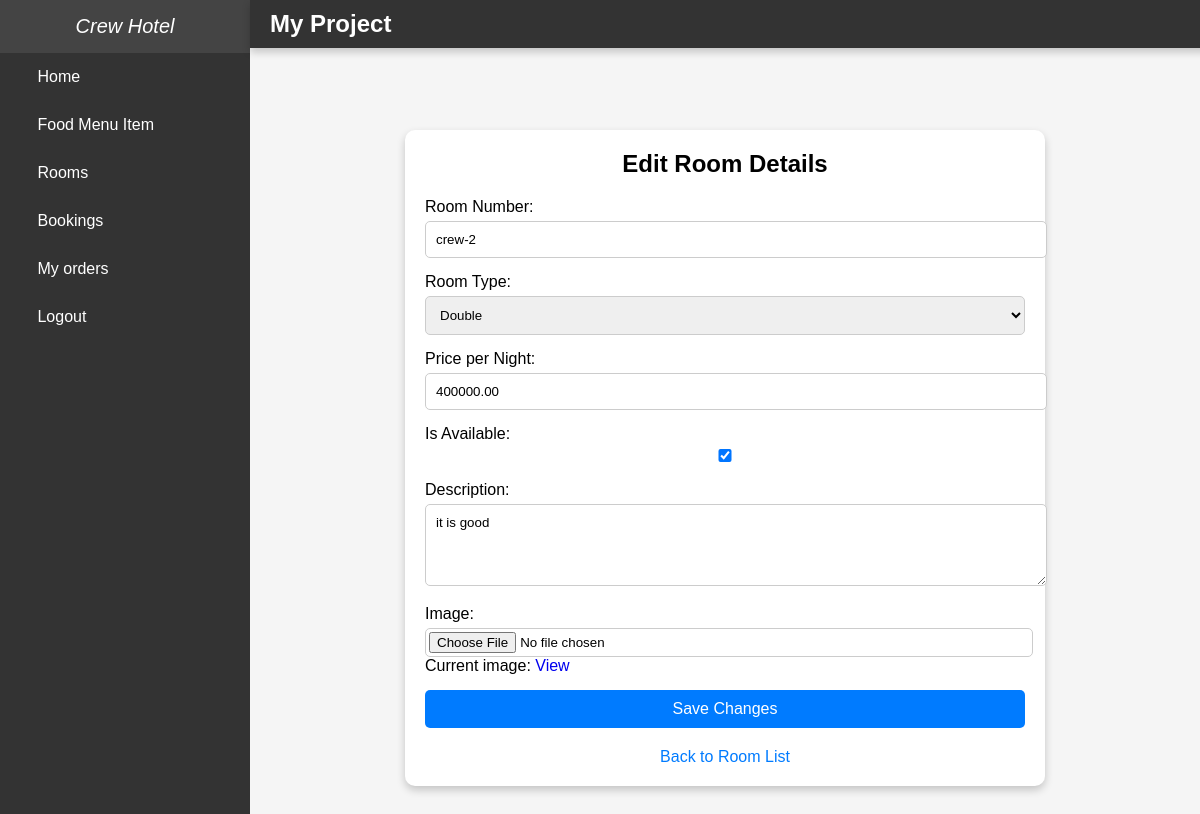
Screenshot of /edit_room/2/ (signed in) with the database file from the repository.
### hotel/models.py (models this page shows, shortened)
class Room(models.Model):
    ROOM_TYPE_CHOICES = [
        ('SINGLE', 'Single'),
        ('DOUBLE', 'Double'),
        ('SUITE', 'Suite'),
        ('FAMILY', 'Family'),
    ]
    hotel = models.ForeignKey(Hotel, related_name='rooms', on_delete=models.CASCADE, null=True)
    room_number = models.CharField(max_length=10, unique=True)
    room_type = models.CharField(max_length=10, choices=ROOM_TYPE_CHOICES)
    price_per_night = models.DecimalField(max_digits=10, decimal_places=2)
    is_available = models.BooleanField(default=True)
    description = models.TextField(blank=True, null=True)
    room_image = models.FileField(upload_to="rooms/", null=True)

### hotel/views.py (the view, shortened to what this page needs)
# urls.py: path('edit_room/<int:room_id>/', views.edit_room, name='edit_room'),  # Added URL pattern for editing room
@login_required
def edit_room(request, room_id):
    room = get_object_or_404(Room, id=room_id)
    return render(request, 'edit_room.html', {'room': room})

### templates/edit_room.html (shortened to what this page needs)
{% extends 'side_bar.html'%}
{% block main_b %}
{% load static %}
<!DOCTYPE html>
<html>
<head>
</head>
<body>
    <div class="container">
        <h2>Edit Room Details</h2>
        <form method="post" enctype="multipart/form-data">
            <div class="form-group">
                <label for="room_number">Room Number:</label>
                <input type="text" id="room_number" name="room_number" value="{{ room.room_number }}" required>
            </div>
            <div class="form-group">
                <label for="room_type">Room Type:</label>
                <select id="room_type" name="room_type" required>
                    <option value="DOUBLE" {% if room.room_type == "DOUBLE" %}selected{% endif %}>Double</option>
                </select>
            </div>
            <div class="form-group">
                <label for="price_per_night">Price per Night:</label>
                <input type="number" step="0.01" id="price_per_night" name="price_per_night" value="{{ room.price_per_night }}" required>
            </div>
            <div class="form-group">
                <label for="is_available">Is Available:</label>
                <input type="checkbox" id="is_available" name="is_available" {% if room.is_available %}checked{% endif %}>
            </div>
            <div class="form-group">
                <label for="description">Description:</label>
                <textarea id="description" name="description" rows="4">{{ room.description }}</textarea>
            </div>
            <div class="form-group">
                <label for="image">Image:</label>
                <input type="file" accept=".jpg, .jpeg, .png, .PNG" id="image" name="image">
                {% if room.room_image %}
                <p>Current image: <a href="{{ room.room_image.url }}" target="_blank">View</a></p>
                {% endif %}
            </div>
            <div class="form-group">
                <button type="submit">Save Changes</button>
            </div>
        </form>
        <a href="{% url 'room_list' %}" class="back-button">Back to Room List</a>
    </div>
</body>
</html>
{% endblock %}

### static/css/home.css (style rules this page uses)
* { margin: 0; padding: 0; font-family: 'Poppins', sans-serif; }

### templates/side_bar.html (style rules this page uses)
body { font-family: Arial, sans-serif; margin: 0; padding: 0; display: flex; min-height: 100vh; overflow-x: hidden; }
a { text-decoration: none; }

### templates/edit_room.html (style rules this page uses)
body { font-family: Arial, sans-serif; margin: 0; padding: 0; background-color: #f5f5f5; }
.container { max-width: 600px; margin: 50px auto; background-color: #fff; padding: 20px; border-radius: 10px; box-shadow: 0 4px 8px rgba(0, 0, 0, 0.2); }
.container h2 { text-align: center; margin-bottom: 20px; }
.form-group { margin-bottom: 15px; }
.form-group label { display: block; margin-bottom: 5px; }
.form-group input, .form-group select, .form-group textarea { width: 100%; padding: 10px; border: 1px solid #ccc; border-radius: 5px; }
.form-group input[type="file"] { padding: 3px; }
.form-group button { width: 100%; padding: 10px; background-color: #007bff; border: none; color: white; font-size: 16px; border-radius: 5px; cursor: pointer; transition: background-color 0.3s; }
.back-button { display: block; text-align: center; margin-top: 20px; text-decoration: none; color: #007bff; }

### rows the page displays
Room: room_number "crew-2", room_type "Double", price_per_night "400000.00", is_available "☑", description "it is good"
